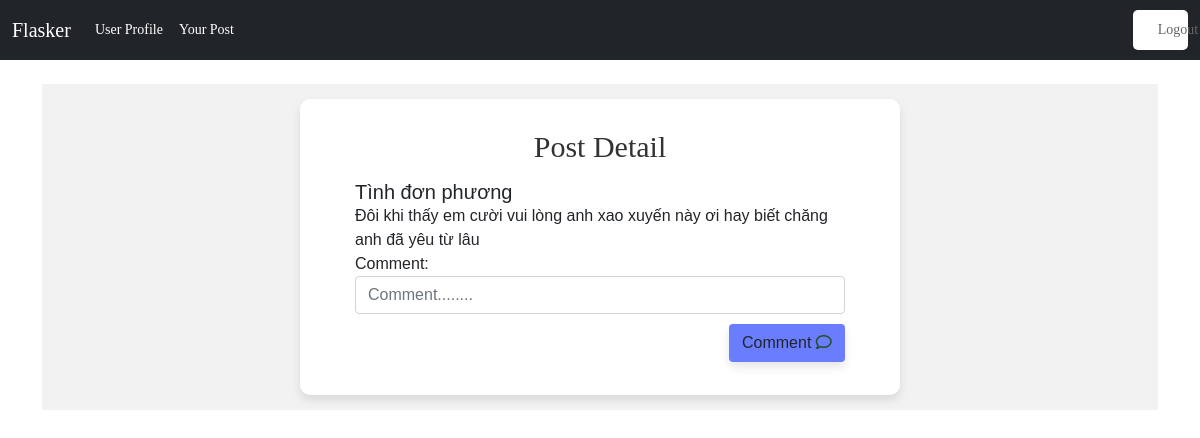
The app's page /post/post_detail/7 (signed in) with its own data.
### app.py (models this page shows, shortened)
class Post(UserMixin,db.Model):
    id = db.Column(db.Integer, primary_key=True)
    user_id = db.Column(db.Integer, ForeignKey('user.id'))
    blog_name = db.Column(db.String(255), nullable=False, )
    content = db.Column(db.String(100), nullable=False, unique = True)
    comment = db.relationship('Comment', backref='post')
    date_create = db.Column(db.Date(), default=datetime.utcnow)

### app.py (the view, shortened to what this page needs)
@app.route('/post/post_detail/<int:id>', methods=['GET', 'POST'])
def post_detail(id):
    comments = Comment.query.filter_by(post_id=id)
    post_detail = Post.query.get_or_404(id)
    form = CreateCommentForm()
    if current_user.is_authenticated:
        post = Post.query.filter_by(user_id=current_user.id).first()
    return render_template('post/post_detail.html',form=form , comments=comments, post_detail=post_detail)

### app.py
class CreateCommentForm(FlaskForm):
    comment = StringField('Comment......', validators=[DataRequired()])

### app.py (called while the page is built)
@login_manager.user_loader
def load_user(id):
        return User.query.get(int(id))

### templates/post/post_detail.html (shortened to what this page needs)
{% extends "base.html" %}
{% block content %}
<div class="limiter">
    <div class="container-login100">
        <div class="wrap-post-detail">
            <div class="post-item-detail">
                <span class="login100-form-title mb-30">
                    Post Detail
                </span>
                <h5>{{post_detail.blog_name}}</h5>
                <span>{{post_detail.content}}</span>
            </div>
            {% if current_user.is_authenticated %}
                <div class="form-comment">
                        {% include 'comment/comment.html' %}
                </div>
            {% endif %}
        </div>
    </div>
</div>
{% endblock content %}

### static/css/style.css (style rules this page uses)
* { margin: 0; padding: 0; box-sizing: border-box }
body,html { height: 100%; font-family: Poppins-Regular,sans-serif }
h1,h2,h3,h4,h5,h6 { margin: 0 }
input { outline: none; border: none }
.limiter { width: 100%; margin: 0 auto }
.container-login100 { width: 100%; display: -webkit-box; display: -webkit-flex; display: -moz-box; display: -ms-flexbox; display: flex; flex-wrap: wrap; justify-content: center; align-items: center; padding: 15px; background: #f2f2f2 }
.login100-form-title { display: block; font-family: Poppins-Bold; font-size: 30px; color: #333; line-height: 1.2; text-align: center; margin-bottom: 15px; }
.wrap-post-detail { width: 600px; height: auto; background: #fff; border-radius: 10px; overflow: hidden; padding: 30px 55px 33px; box-shadow: 0 5px 10px 0 rgba(0,0,0,.1); -moz-box-shadow: 0 5px 10px 0 rgba(0,0,0,.1); -webkit-box-shadow: 0 5px 10px 0 rgba(0,0,0,.1); -o-box-shadow: 0 5px 10px 0 rgba(0,0,0,.1); -ms-box-shadow: 0 5px 10px 0 rgba(0,0,0,.1) }

### records on screen
Post: blog_name "Tình đơn phương", content "Đôi khi thấy em cười vui lòng anh xao xuyến này ơi hay biết chăng anh đã yêu từ lâu"
